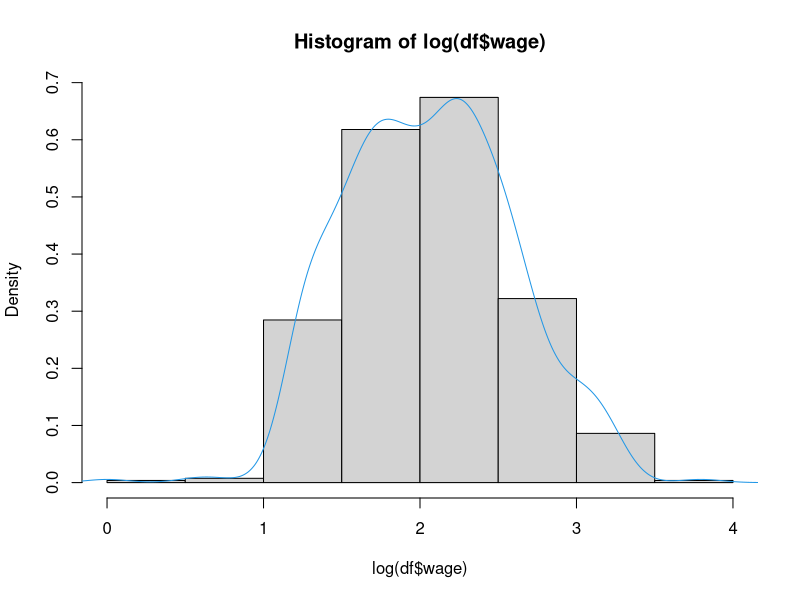
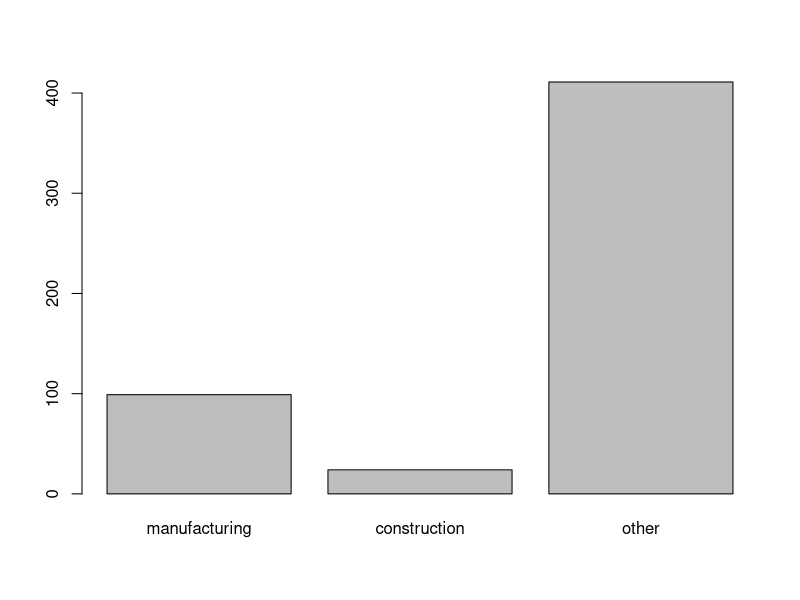
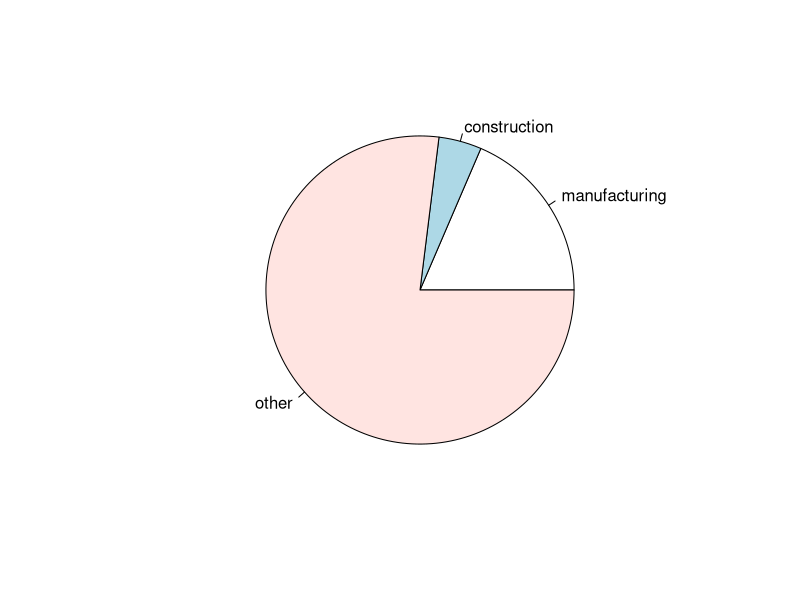
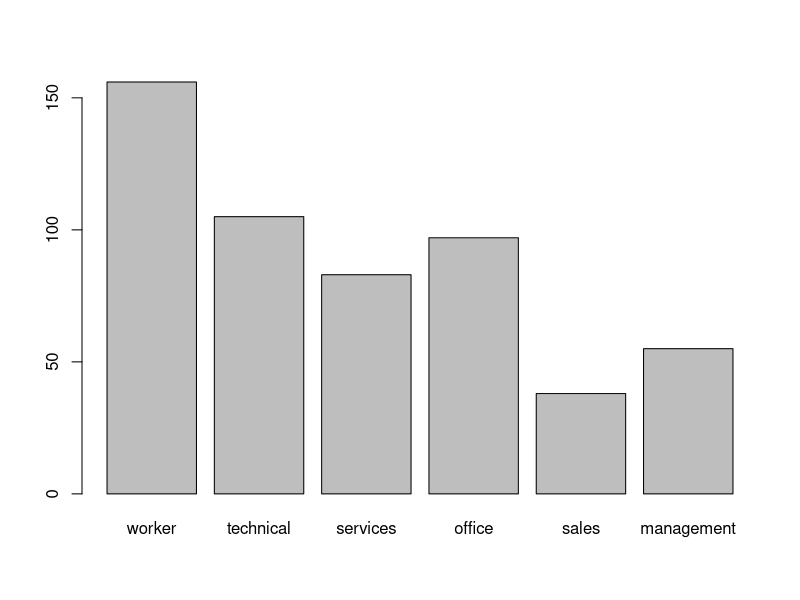
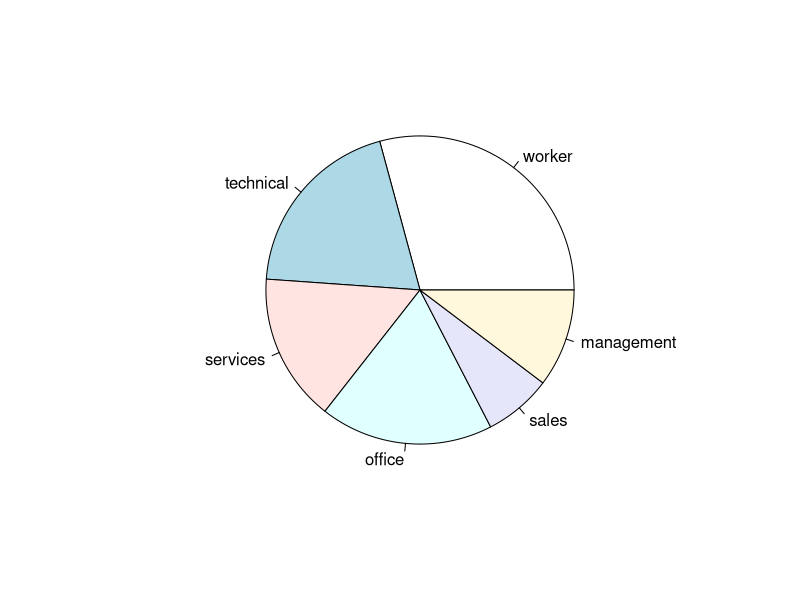
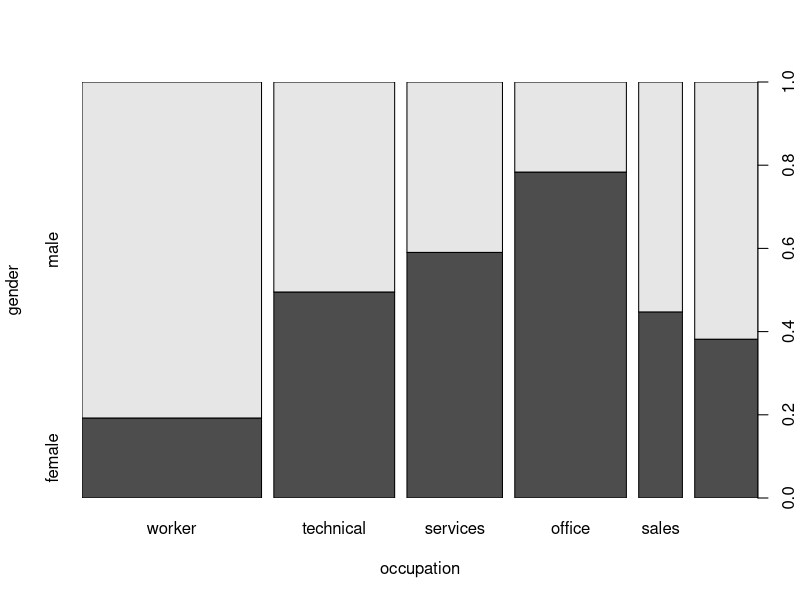
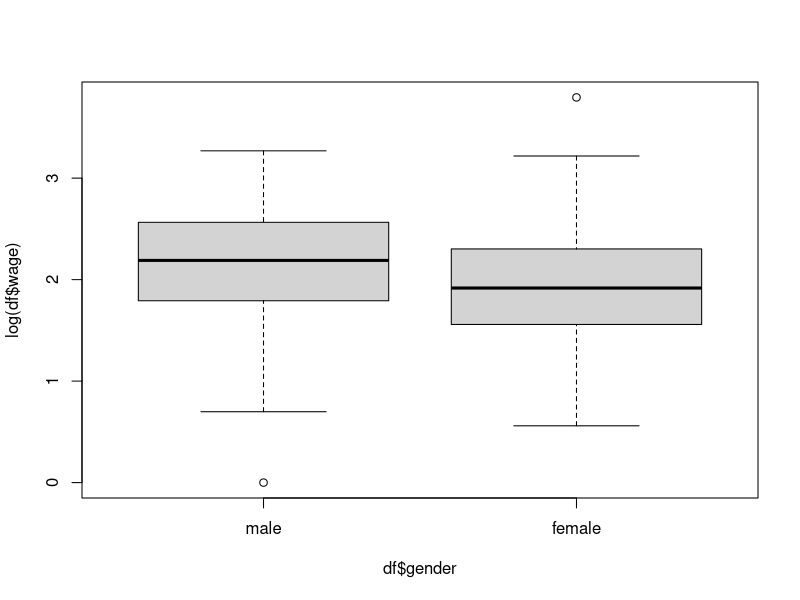
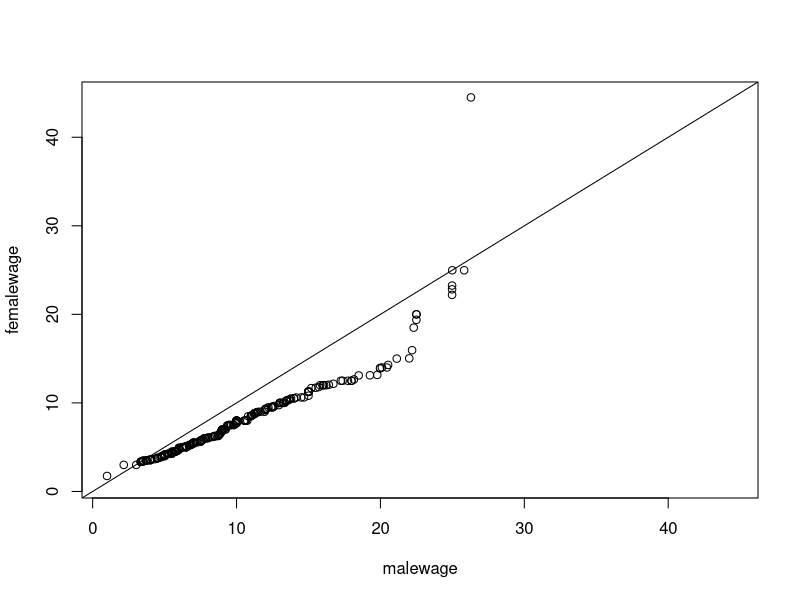

Generate these figures, in order, with R:
install.packages("AER")
library(AER)

data("CPS1985")
str(CPS1985)



# Exercise 1
#In the first exercise, we will calculate simple statistics of wage in the CPS1985 data-frame. 
#First, use the summary function to see the summary statistics of wage; 
#then, calculate mean, median, variance, and standard deviation of the wage.

df <- CPS1985
summary(df$wage)
var(df$wage)
sd(df$wage)



# Exercise 2
#Graphical illustration of statistics would be also helpful. 
#Since wage is numerical, histograms (density plot) and box-plots would be helpful. 
#In this exercise, create a histogram for a wage parameter in the CPS1985 data-frame.

hist(log(df$wage),freq = FALSE)
lines(density(log(df$wage)),col=4)



# Exercise 3
#As for categorical variables, it is not possible to calculate mean and variance. 
#Instead, we can produce frequency tables, bar-plots, and pie charts. 
#In this exercise, use a table function to produce a frequency table for sector and occupation variables. 
#Along with these, produce bar-plots and pie charts for these variables.

tab <- table(df$sector)
tab
barplot(tab)
pie(tab)

tab2 <- table(df$occupation)
tab2
barplot(tab2)
pie(tab2)



# Exercise 4
#It would also be useful to see the relationship between two categorical variables. 
#In this exercise, consider the gender and occupation variables. 
#Use the xtabs function to show the contingency table, 
#then use the plot function to plot a bar-plot showing gender proportion for each occupation type.

xtabs(~ gender + occupation, data = df)
plot(gender~occupation, data=df)



# Exercise 5
#In this exercise, first calculate the correlation between wage and education to investigate how wage changes by education, 
#then calculate the mean wage for each gender. 
#Finally, compare the wage between males and females using box-plots and qq plots.

cor(log(df$wage),df$education) #-1<cor<1 (1 indicates a strong positive relationship)

tapply(log(df$wage), df$gender, mean)
plot(log(df$wage) ~ df$gender)

malewage <- subset(df, gender == "male")$wage
femalewage <- subset(df,gender == "female")$wage
qqplot(malewage,femalewage,xlim=range(df$wage),ylim=range(df$wage))
abline(0,1)
